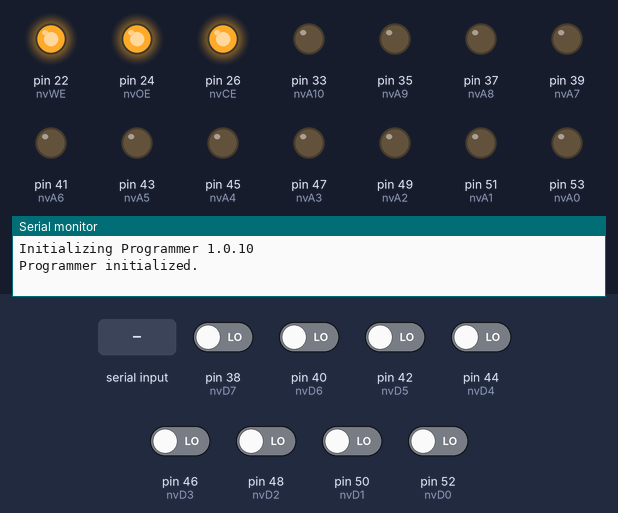
Bench run of a sketch on a simulated Arduino Mega 2560, built with avr-gcc and run on an emulated ATmega2560. On the bench: output pins drawn as LEDs (lit = HIGH), the last lines printed to the serial monitor. Dashed ring = blinking. The test bench sets the inputs (shaded band); at power-on: pin 38 (nvD7), pin 40 (nvD6), pin 42 (nvD5), pin 44 (nvD4), pin 46 (nvD3), pin 48 (nvD2), pin 50 (nvD1), pin 52 (nvD0) LOW.

Above: at 1.2 s.
1.3 s: "write" received over the second serial link
At 2.38 s:
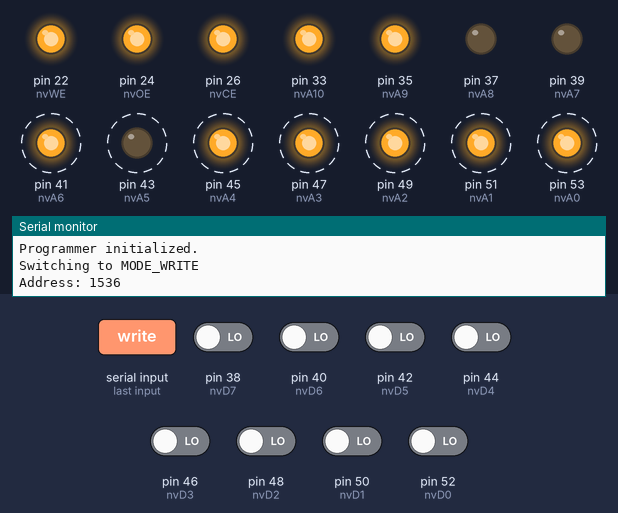
4.3 s: pin 38 (nvD7) driven HIGH
At 5.46 s:
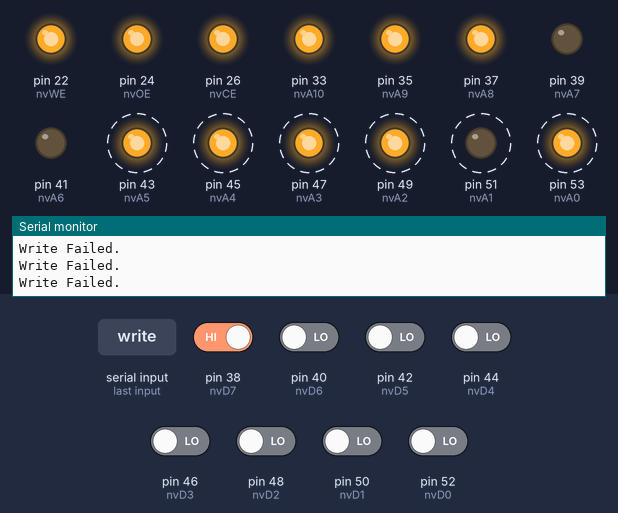
7.3 s: "verify" received over the second serial link
At 8.5 s:
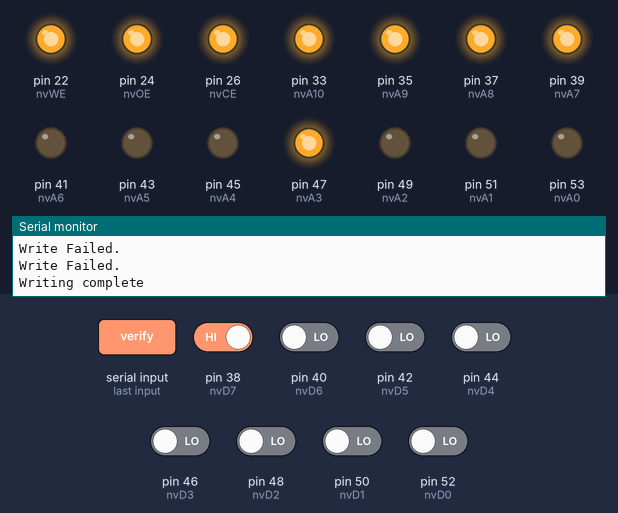
8.8 s: "erase" received over the second serial link
At 9.26 s:
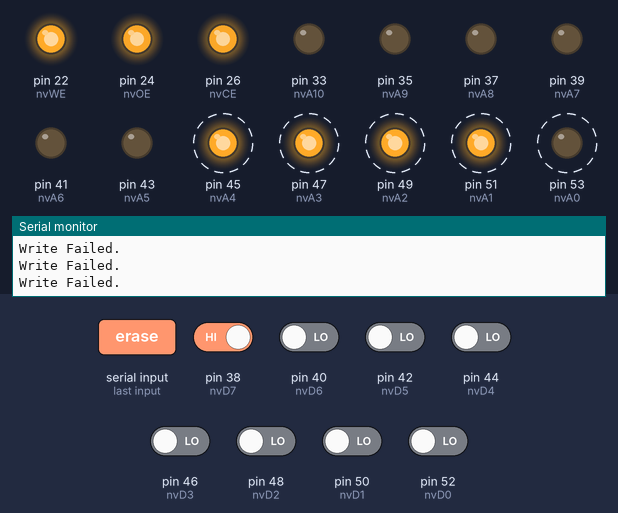
11.8 s: pin 38 (nvD7) driven LOW
Timing chart, 0 to 12.0 s (numbered marks = the images above; inputs shaded):
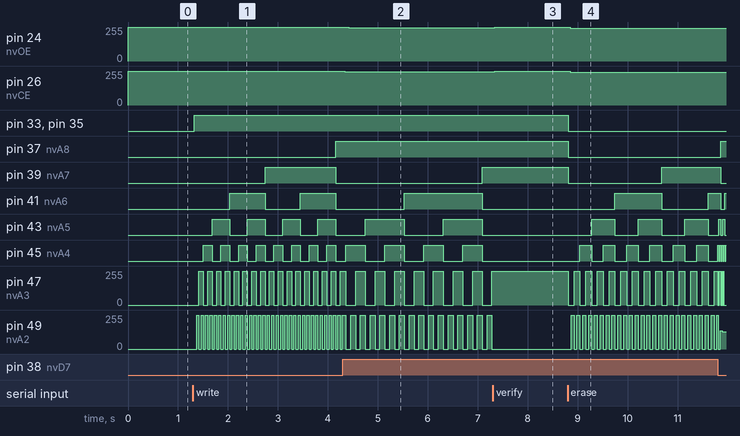

The sketch:

Mega_CAT28C16_Programmer.ino
```cpp
/*
  A programmmer for the CAT28C16A-20 EEPROM. 2Kx8.
  Uses a single byte write cycle.
*/

const byte VERSION_MAJOR = 1;
const byte VERSION_MINOR = 0;
const byte VERSION_PATCH = 10;
const String PROGRAMMER = "CAT28C16";

// Address     Mega pins // Rom pins
uint8_t nvA0 = 53;       // 8
uint8_t nvA1 = 51;       // 7
uint8_t nvA2 = 49;       // 6
uint8_t nvA3 = 47;       // 5
uint8_t nvA4 = 45;       // 4
uint8_t nvA5 = 43;       // 3
uint8_t nvA6 = 41;       // 2
uint8_t nvA7 = 39;       // 1
uint8_t nvA8 = 37;       // 23
uint8_t nvA9 = 35;       // 22
uint8_t nvA10 = 33;      // 19

// Data        Mega pins // Rom pins
uint8_t nvD0 = 52;       // 9
uint8_t nvD1 = 50;       // 10
uint8_t nvD2 = 48;       // 11
uint8_t nvD3 = 46;       // 13
uint8_t nvD4 = 44;       // 14
uint8_t nvD5 = 42;       // 15
uint8_t nvD6 = 40;       // 16
uint8_t nvD7 = 38;       // 17

// Control     Mega pins // Rom pins
uint8_t nvWE = 22;       // 21
uint8_t nvOE = 24;       // 20
uint8_t nvCE = 26;       // 18

String rx_string;

// the setup function runs once when you press reset, power the board or connect via UART TX1
void setup() {
  // We don't high speed for the Terminal GUI.
  Serial.begin(115200);

  // Serial1 interacts with a Go program at high speed
  Serial1.begin(1000000);
  Serial1.setTimeout(10);

  Serial.print("Initializing Programmer ");
  Serial.print(VERSION_MAJOR);
  Serial.print(".");
  Serial.print(VERSION_MINOR);
  Serial.print(".");
  Serial.println(VERSION_PATCH);

  pinMode(nvA0, OUTPUT);
  pinMode(nvA1, OUTPUT);
  pinMode(nvA2, OUTPUT);
  pinMode(nvA3, OUTPUT);
  pinMode(nvA4, OUTPUT);
  pinMode(nvA5, OUTPUT);
  pinMode(nvA6, OUTPUT);
  pinMode(nvA7, OUTPUT);
  pinMode(nvA8, OUTPUT);
  pinMode(nvA9, OUTPUT);
  pinMode(nvA10, OUTPUT);

  digitalWrite(nvCE, HIGH);
  digitalWrite(nvOE, HIGH);
  digitalWrite(nvWE, HIGH);

  pinMode(nvCE, OUTPUT);
  pinMode(nvOE, OUTPUT);
  pinMode(nvWE, OUTPUT);

  Serial.println("Programmer initialized.");
}

void setAddress(int address) {
  // Set Address pins
  byte low = lowByte(address);
  digitalWrite(nvA0, low & 1);
  digitalWrite(nvA1, low & (1 << 1));
  digitalWrite(nvA2, low & (1 << 2));
  digitalWrite(nvA3, low & (1 << 3));
  digitalWrite(nvA4, low & (1 << 4));
  digitalWrite(nvA5, low & (1 << 5));
  digitalWrite(nvA6, low & (1 << 6));
  digitalWrite(nvA7, low & (1 << 7));

  byte high = highByte(address);
  digitalWrite(nvA8, high & 1);
  digitalWrite(nvA9, high & (1 << 1));
  digitalWrite(nvA10, high & (1 << 2));
}

void setData(byte data) {
  // Set data pins
  digitalWrite(nvD0, data & 1);
  digitalWrite(nvD1, data & (1 << 1));
  digitalWrite(nvD2, data & (1 << 2));
  digitalWrite(nvD3, data & (1 << 3));
  digitalWrite(nvD4, data & (1 << 4));
  digitalWrite(nvD5, data & (1 << 5));
  digitalWrite(nvD6, data & (1 << 6));
  digitalWrite(nvD7, data & (1 << 7));
}

bool writeData(int address, byte data) {
  // First write the data to begin cycle.
  setAddress(address);
  setDataDirection(true);
  setData(data);
//  Serial.print("----- Data [");
//  Serial.print(char(data));
//  Serial.print("] (");
//  Serial.print(data, HEX);
//  Serial.println(")");

  digitalWrite(nvCE, LOW);
  digitalWrite(nvWE, LOW);

  delayMicroseconds(1);

  digitalWrite(nvWE, HIGH);
  digitalWrite(nvCE, HIGH);

  // Now we check bit 7 to see if it toggled relative
  // to bit 7 of the input.
  //byte inX = (data & 0x80) >> 7;

  // We terminate after 11 cycles (~11ms) and consider
  // it a failed write cycle.
  int cycle = 0;

  // Poll device to detect when write has finished.
  // For the CAT ROM it takes ~3-10ms, so we will
  // Sleep for 1ms and periodically check.

  setDataDirection(false);

  for (;;) {
    // Wait a bit.
    delay(1);

    // Read bit 7
    byte post = readData(address);

//  Serial.print("Data7 [");
//  Serial.print(data,BIN);
//  Serial.print("] (");
//  Serial.print(post, BIN);
//  Serial.println(")");

    // Once they become equal then write has completed.
    // Technically it is just Bit7.
    if (post == data) {
//      Serial.print("Cycle completed in: ");
//      Serial.print(cycle);
//      Serial.println("ms");
      break;  // Excellent, the bit toggled.
    }

    if (cycle > 11) {
      Serial.println("Write Failed.");
      return false; // indicate failure to write
    }
    cycle++;
  }

  return true; // Write successful.
}

bool writeData2(int address, byte data) {
  // First write the data to begin cycle.
  setAddress(address);
  setData(data);

  digitalWrite(nvCE, LOW);
  digitalWrite(nvWE, LOW);

  delayMicroseconds(1);

  digitalWrite(nvWE, HIGH);
  digitalWrite(nvCE, HIGH);

  delay(10);

  return true; // Write successful.
}

byte readData(int address) {
  setAddress(address);
  byte data;

  digitalWrite(nvCE, LOW);
  digitalWrite(nvOE, LOW);

  data = digitalRead(nvD0);
  data |= (digitalRead(nvD1) << 1);
  data |= (digitalRead(nvD2) << 2);
  data |= (digitalRead(nvD3) << 3);
  data |= (digitalRead(nvD4) << 4);
  data |= (digitalRead(nvD5) << 5);
  data |= (digitalRead(nvD6) << 6);
  data |= (digitalRead(nvD7) << 7);

  digitalWrite(nvOE, HIGH);
  digitalWrite(nvCE, HIGH);

//  Serial.print("NVRam: [");
//  Serial.print(data);
//  Serial.println("]");

  return data;
}

void setDataDirection(bool dir) {
  if (dir) {
    pinMode(nvD0, OUTPUT);
    pinMode(nvD1, OUTPUT);
    pinMode(nvD2, OUTPUT);
    pinMode(nvD3, OUTPUT);
    pinMode(nvD4, OUTPUT);
    pinMode(nvD5, OUTPUT);
    pinMode(nvD6, OUTPUT);
    pinMode(nvD7, OUTPUT);
  } else {
    pinMode(nvD0, INPUT);
    pinMode(nvD1, INPUT);
    pinMode(nvD2, INPUT);
    pinMode(nvD3, INPUT);
    pinMode(nvD4, INPUT);
    pinMode(nvD5, INPUT);
    pinMode(nvD6, INPUT);
    pinMode(nvD7, INPUT);
  }
}

// ---------------------------------------------------------------------------------------
// State vars
// ---------------------------------------------------------------------------------------
const int MODE_IDLE = 0;
const int MODE_WRITE = 1;
const int MODE_VERIFY = 2;
const int MODE_READ = 3;
const int MODE_ERASE = 4;

// Make sure we use the same consts from the Go app.
const int DATA = 0;
const int EOD = 1;
const int SUCCESS = 1;
const int FAIL = 0;

const int MEMORY_SIZE = 2048;

// 0 = idle, 1 = write, 2 = verify, 3 = read
int cmdMode = MODE_IDLE;

int cmdState = 0; // 0 = rx address, 1 = rx data
int org_address = 0;
int read_length = 0;

// ---------------------------------------------------------------------------------------
// Write a single byte
// ---------------------------------------------------------------------------------------
int processWriteCommand() {
  int mode = MODE_IDLE;

  // Starting address is sent first.
  // Address is a 2 byte value.
  byte address[2];
  Serial1.readBytes(address, 2);

  org_address = (address[1] << 8) | address[0];

  Serial.print("Address: ");
  Serial.println(org_address);

  // Begin reading data for writing
  // The format: [0]=data, [1]=(flag: EOD or DATA)
  byte d[2];
  d[1] = DATA;

  d[0] = 0;
  Serial1.readBytes(d, 2);

  do {
    // Write data
    bool success = writeData(org_address, d[0]);

    if (success) {
//      Serial.println("Byte write SUCCESS");
      byte resp[]={SUCCESS};
      // Send byte back to GO app.
      Serial1.write(resp, 1);
    } else {
//      Serial.println("Byte write FAILED");
      byte resp[]={FAIL};
      // Send byte back to GO app.
      Serial1.write(resp, 1);
    }

    org_address++;

    d[0] = 0;
    Serial1.readBytes(d, 2);
  } while (d[1] == DATA);

  Serial.println("Writing complete");

  return mode;
}

// ---------------------------------------------------------------------------------------
// Verify
// ---------------------------------------------------------------------------------------
int processVerifyCommand() {
  int mode = MODE_IDLE;

  if (cmdState == 0) {
    // Go sends address first
    // Address is a 2 byte value.
    byte address[2];
    Serial1.readBytes(address, 2);

    org_address = (address[1] << 8) | address[0];

    Serial.print("Org address: ");
    Serial.println(org_address);

    cmdState = 1;

    mode = MODE_VERIFY; // Remain in verify mode
  } else if (cmdState == 1) {
    // Read data for verifying against NVRam
    // The format: [0]=data, [1]=(flag: EOD or DATA)
    byte expected[2];
    Serial1.readBytes(expected, 2);

    if (expected[1] == DATA) {
      byte dv = readData(org_address);
      //Serial.print("Read: ");
      //Serial.println(dv);

      byte stat[]={0,0,0};

      stat[1] = lowByte(org_address);
      stat[2] = highByte(org_address);

      if (dv == expected[0]) {
        // Send back valid status and address
        stat[0] = 0;
        mode = MODE_VERIFY;
      } else {
        // Send back failed status
        Serial.print("Failed verification at <");
        Serial.print(org_address);
        Serial.print("> Ram was: ");
        Serial.print(dv);
        Serial.print(" -- expected: ");
        Serial.println(expected[0]);
        stat[0] = 1;
        mode = MODE_IDLE;
        cmdState = 0;
      }

      Serial1.write(stat, 3);
      org_address++;
    } else {
      Serial.println("Block verify complete");
      cmdState = 0;
    }
  }

  return mode;
}

// ---------------------------------------------------------------------------------------
// Read
// ---------------------------------------------------------------------------------------
int processReadCommand() {
  int mode = MODE_IDLE;

  if (cmdState == 0) {
    // Address is a 2 byte value.
    byte address[2];
    Serial1.readBytes(address, 2);

    org_address = (address[1] << 8) | address[0];

    Serial.print("Org address: ");
    Serial.println(org_address);

    byte l[2];
    // Go sends address first
    Serial1.readBytes(l, 2);

    read_length = (l[1] << 8) | l[0];

    Serial.print("Length: ");
    Serial.println(read_length);

    cmdState = 1;

    mode = MODE_READ; // Remain in read mode
  } else if (cmdState == 1) {
    if (read_length > 0) {
      mode = MODE_READ;
      byte dv = readData(org_address);
      byte resp[]={dv};
      // Send byte back to GO app.
      Serial1.write(resp, 1);
      org_address++;
      read_length--;
    } else {
      mode = MODE_IDLE;
      cmdState = 0;
      Serial.println("Read complete");
    }
  }

  return mode;
}

// ---------------------------------------------------------------------------------------
// Erase
// ---------------------------------------------------------------------------------------
int processEraseCommand() {
  org_address = 0;

  for (int i = 0; i < MEMORY_SIZE; i++) {
    if (i % 1024 == 0) {
      // Tell Go that 1K was successfully erased
      byte stat[]={1};
      Serial1.write(stat, 1);
    }

    writeData(org_address, 0);
    org_address++;
  }

  // Tell Go that the memory was erased successfully.
  byte stat[]={2};
  Serial1.write(stat, 1);

  return MODE_IDLE;
}

void loop() {
  // Wait for data from the Go app
  if (cmdMode == MODE_IDLE) {
    if (Serial1.available() > 0) {
      //Serial.println("Reading client for command");
      rx_string = Serial1.readString();

      if (rx_string == "write") {
        Serial.println("Switching to MODE_WRITE");
        setDataDirection(true);

        cmdMode = MODE_WRITE;
        Serial1.print("ack");
      } else if (rx_string == "verify") {
        Serial.println("Switching to MODE_VERIFY");

        setDataDirection(false);

        cmdMode = MODE_VERIFY;
        Serial1.print("ack");
      } else if (rx_string == "version") {
        Serial.println("Sending version");
        byte buf[] = {VERSION_MAJOR, VERSION_MINOR, VERSION_PATCH};
        Serial1.write(buf, 3);
        Serial1.print(PROGRAMMER);
      } else if (rx_string == "read") {
        Serial.println("Switching to MODE_READ");
        setDataDirection(false);

        cmdMode = MODE_READ;
        Serial1.print("ack");
      } else if (rx_string == "erase") {
        Serial.println("Switching to MODE_ERASE");
        setDataDirection(true);

        cmdMode = MODE_ERASE;
        Serial1.print("ack");
      }
    }
  } else if (cmdMode == MODE_WRITE) {
    cmdMode = processWriteCommand();
  } else if (cmdMode == MODE_VERIFY) {
    cmdMode = processVerifyCommand();
  } else if (cmdMode == MODE_READ) {
    cmdMode = processReadCommand();
  } else if (cmdMode == MODE_ERASE) {
    cmdMode = processEraseCommand();
  }
}
```

Measured:
- after the input at 1.3 s, pin 33 (nvA10), pin 35 (nvA9): LOW → HIGH at once; pin 37 (nvA8): LOW → HIGH after 2.9 s; pin 39 (nvA7): LOW → HIGH after 1.4 s, → LOW 1.4 s later; pin 41 (nvA6): alternates HIGH for 0.71 s and LOW for 0.71 s, starting after 0.74 s; pin 43 (nvA5): alternates HIGH for 0.35 s and LOW for 0.35 s, starting after 0.38 s
- after the input at 4.3 s, pin 24 (nvOE): 255/255 → 249/255 after 0.12 s; pin 26 (nvCE): 255/255 → 249/255 at once
- after the input at 7.3 s, pin 24 (nvOE), pin 26 (nvCE): 249/255 → 255/255 at once; pin 41 (nvA6): stays LOW (without the input it goes to HIGH after 1.3 s); pin 43 (nvA5): stays LOW (without the input it goes to HIGH after 0.57 s); pin 45 (nvA4): stops changing and stays LOW; pin 47 (nvA3): stops changing and stays 255/255
- after the input at 8.8 s, pin 24 (nvOE): 255/255 → 246/255 after 0.05 s; pin 26 (nvCE): 255/255 → 244/255 after 0.05 s; pin 33 (nvA10), pin 35 (nvA9), pin 37 (nvA8): HIGH → LOW at once; pin 39 (nvA7): HIGH → LOW at once, → HIGH 1.9 s later; pin 41 (nvA6): LOW → HIGH after 0.94 s, → LOW 0.93 s later, → HIGH 0.93 s later
